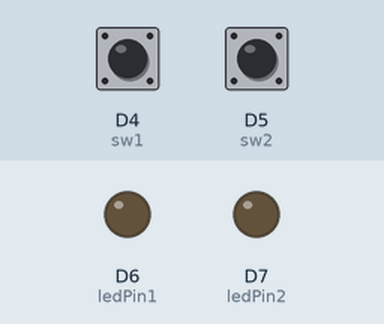
Simulated run of this sketch. Board: ESP8266 (NodeMCU). Parts: output pins drawn as LEDs (lit = HIGH). The test bench sets the inputs (shaded band); at power-on: D4 (sw1) HIGH, D5 (sw2) LOW.

Above: at 1.2 s.
1.3 s: D4 (sw1) pulled LOW for 0.15 s
At 2.1 s:
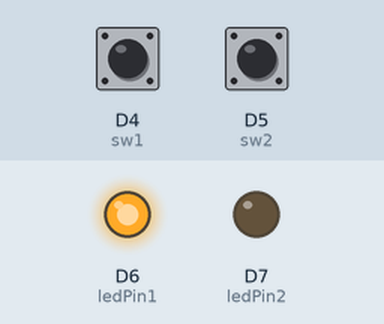
2.9 s: D5 (sw2) pulled HIGH for 0.15 s
At 3.3 s:
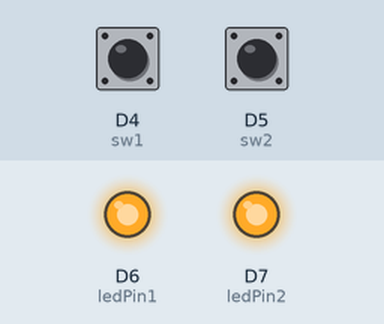
4.5 s: D4 (sw1) pulled LOW for 1 s
At 5.7 s:
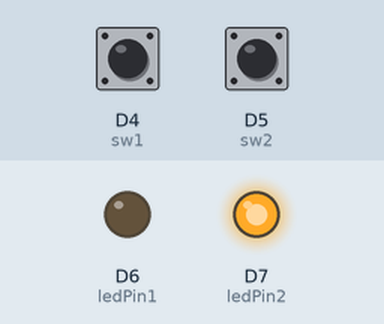
7.0 s: D4 (sw1) pulled LOW for 3.2 s
At 7.6 s:
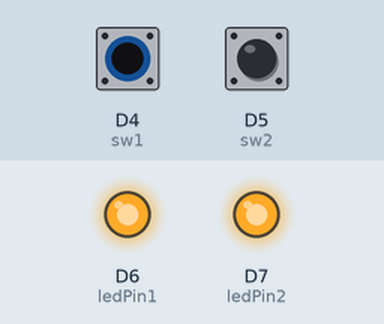
11.7 s: D5 (sw2) pulled HIGH for 1 s
At 12.4 s:
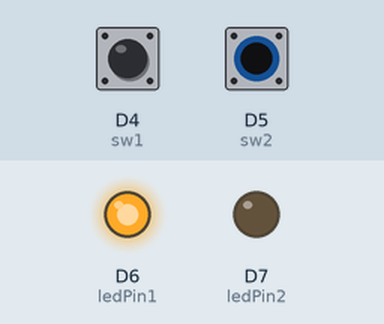
Timing chart, 0 to 14.7 s (numbered marks = the images above; inputs shaded):
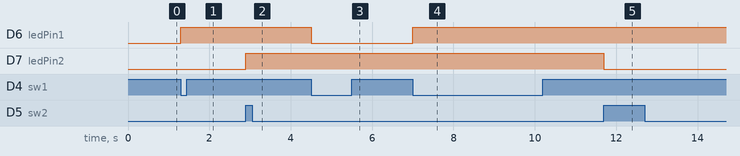

The sketch:

AW_SW2.ino
```cpp
#define sw1 D4              // Declare all variables
#define sw2 D5
#define ledPin1 D6
#define ledPin2 D7
int st_sw1 = 0;             // Set inital status
int st_sw2 = 0;
int st_1 = 0;
int st_2 = 0;
int last_st_sw1 = 1;
int last_st_sw2 = 1;
void setup()
{
  pinMode(ledPin1, OUTPUT); // Set pin mode
  pinMode(ledPin2, OUTPUT);
  pinMode(sw1, INPUT);
  pinMode(sw2, INPUT);
}
void loop()
{
  st_sw1 = digitalRead(sw1);                // Read input port1
  if ((st_sw1 == 0) && (last_st_sw1 == 1))  // Check current status
  {
    st_1 = ~st_1;                           // Toggle
    digitalWrite(ledPin1, st_1);            // Drive LED1
    delay(250);
  }
  last_st_sw1 = st_sw1;                     // Update current status

  st_sw2 = digitalRead(sw2);                // Read input port2
  if ((st_sw2 == 1) && (last_st_sw2 == 0))  // Check current status
  {
    st_2 = ~st_2;                           // Toggle
    digitalWrite(ledPin2, st_2);            // Drive LED2
    delay(250);
  }
  last_st_sw2 = st_sw2;                     // Update current status
}
```

Measured:
- after the input at 1.3 s, D6 (ledPin1): LOW → HIGH at once
- after the input at 2.9 s, D7 (ledPin2): LOW → HIGH at once
- after the input at 4.5 s, D6 (ledPin1): HIGH → LOW at once
- after the input at 7.0 s, D6 (ledPin1): LOW → HIGH at once
- after the input at 11.7 s, D7 (ledPin2): HIGH → LOW at once
